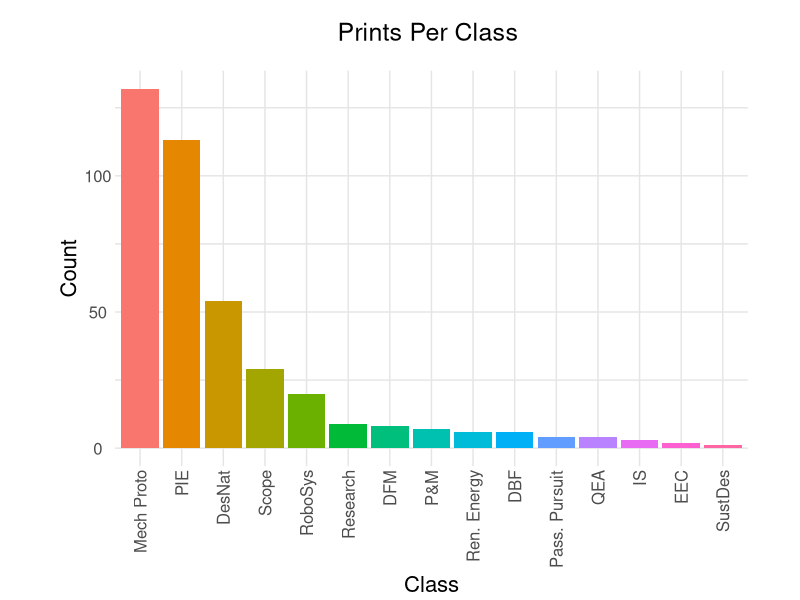
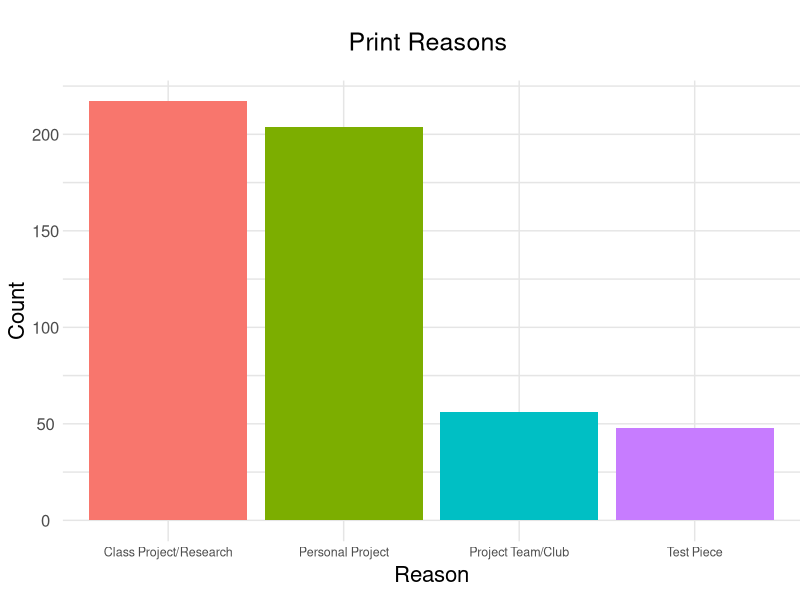
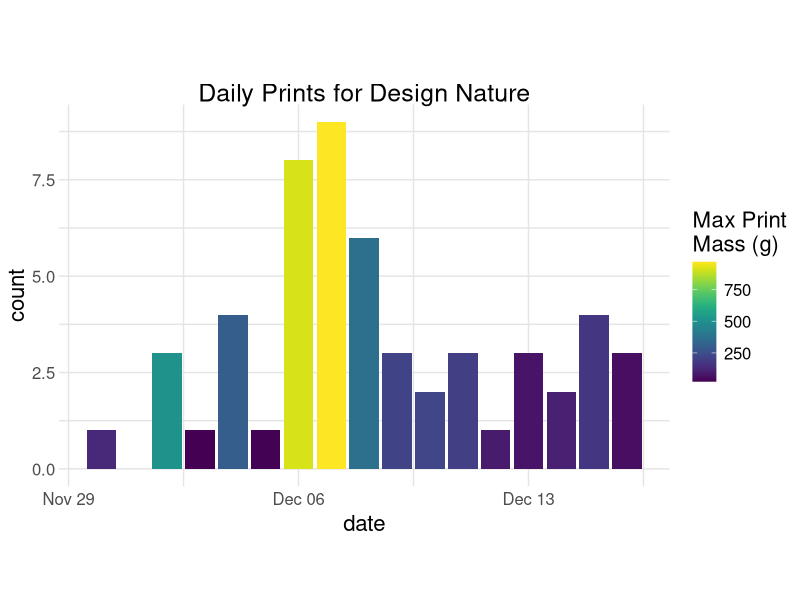
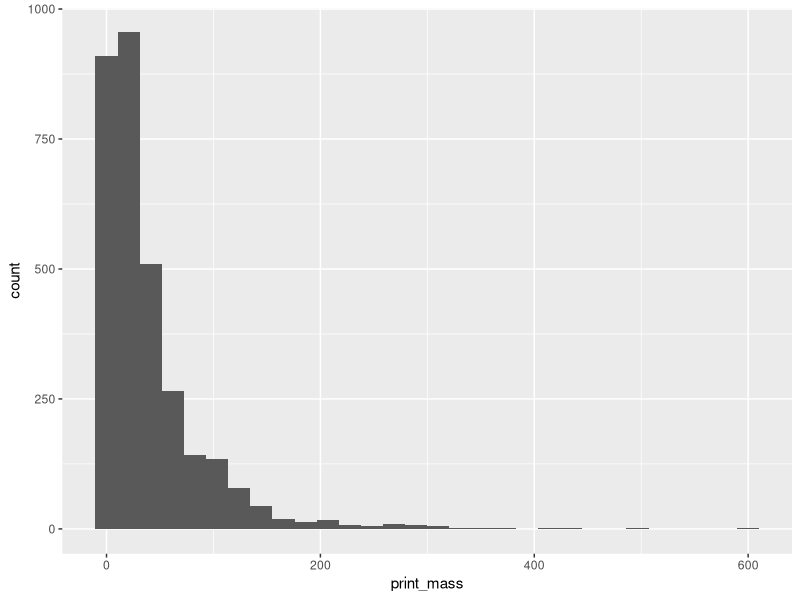
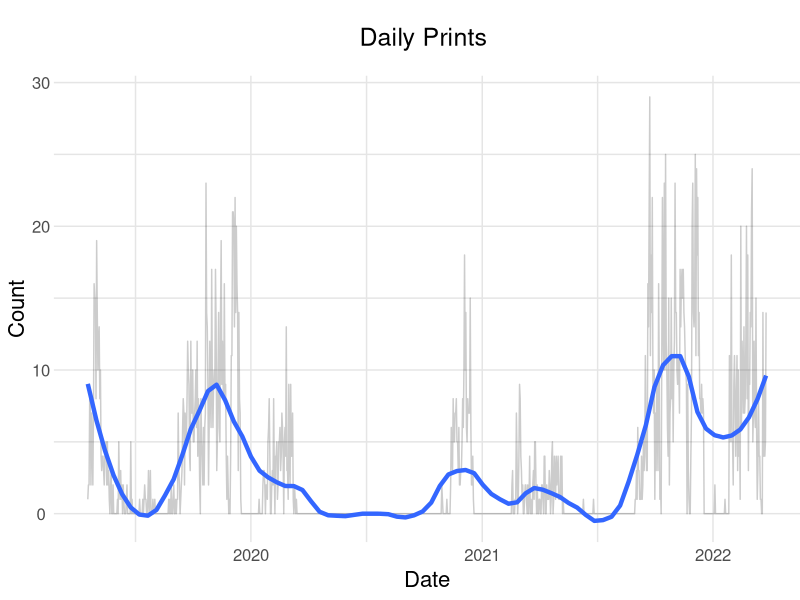
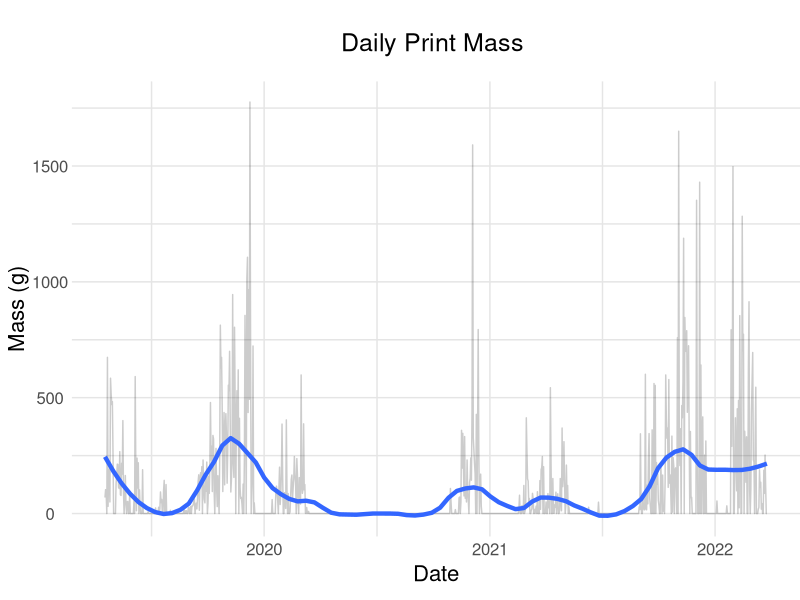
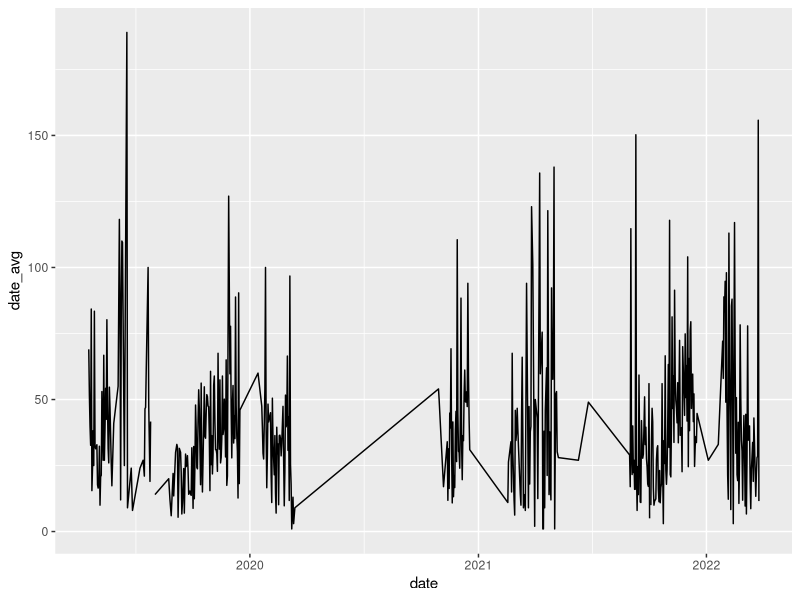
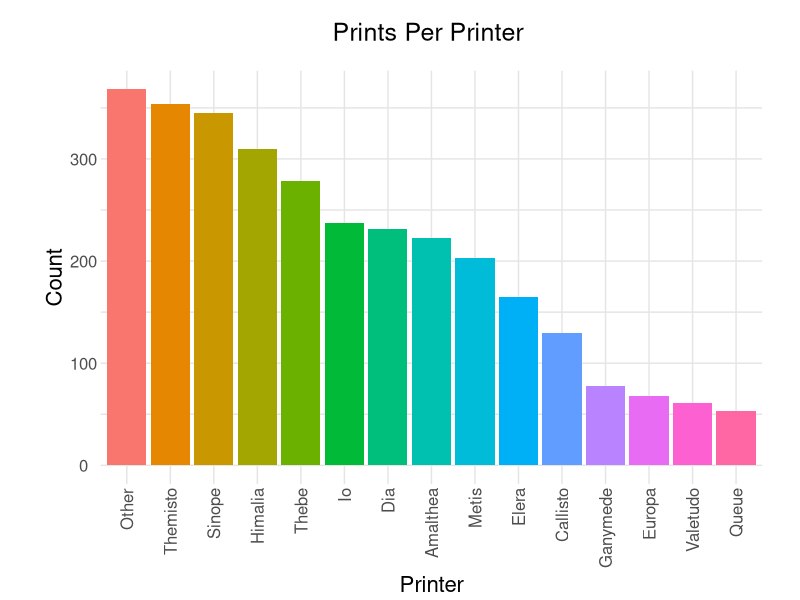

R code for these plots, in order:
## ---- chunk 1
knitr::opts_chunk$set(echo = TRUE)
library(tidyverse)
library(lubridate)
library(chron)
library(viridis)
## ---- chunk 2
theme_common <- function() {
  theme_minimal() %+replace%
  theme(
    axis.text.x = element_text(size = 12),
    axis.text.y = element_text(size = 12),
    axis.title.x = element_text(margin = margin(4, 4, 4, 4), size = 16),
    axis.title.y = element_text(margin = margin(4, 4, 4, 4), size = 16, angle = 90),
    legend.title = element_text(size = 16),
    legend.text = element_text(size = 12),
    strip.text.x = element_text(size = 12),
    strip.text.y = element_text(size = 12),
    panel.grid.major = element_line(color = "grey90"),
    panel.grid.minor = element_line(color = "grey90"),
    aspect.ratio = 10/16,
    plot.margin = unit(c(t = +0.5, b = +0, r = +0, l = +0), "cm"),
    plot.title = element_text(size = 18),
    # plot.title.position = "plot",
    plot.subtitle = element_text(size = 16),
    plot.caption = element_text(size = 12)
  )
}
## ---- chunk 3
df_curr_raw <- read_csv(file = "data/3d_curr.csv")
df_old_raw <- read_csv(file = "data/3d_old.csv")
## ---- chunk 4
df_both_raw <-
  bind_rows(df_curr_raw,df_old_raw)


df_both <- 
  df_both_raw %>% 
  mutate(
    print_mass = str_extract(print_mass_grams, "\\d+"), # extract just mass from print mass
    class = tolower(class), #make class lowercase
    printer = tolower(printer)
  ) %>% 
  #separate into date and time
  separate(timestamp, c("date", "time"), sep = " ", remove = FALSE) %>% 
  transform(
    date = as.Date(date),
    time = chron(time = time),
    print_mass = as.numeric(print_mass)
  )

printers <- c("Himalia", "Elera", "Ganymede", "Callisto", "Thebe", "Themisto",
              "Io", "Metis", "Sinope", "Dia", "Europa", "Queue", 
              "Valetudo", "Amalthea", NA)

df_both <-
  df_both %>% 
  mutate (
    printer = str_replace(printer, "hima.*", "Himalia"),
    printer = str_replace(printer, "elar.*", "Elera"),
    printer = str_replace(printer, "gany.*", "Ganymede"),
    printer = str_replace(printer, "themi.*", "Themisto"),
    printer = str_replace(printer, "cal.*", "Callisto"),
    printer = str_replace(printer, "theb.*", "Thebe"),
    printer = str_replace(printer, "io.*", "Io"),
    printer = str_replace(printer, "met.*", "Metis"),
    printer = str_replace(printer, "sin.*", "Sinope"),
    printer = str_replace(printer, "dia.*", "Dia"),
    printer = str_replace(printer, "euro.*", "Europa"),
    printer = str_replace(printer, ".*que.*", "Queue"),
    printer = str_replace(printer, "val.*", "Valetudo"),
    printer = str_replace(printer, ".*thea.*", "Amalthea"),
    printer = ifelse(printer %in% printers, printer, "Other")
  )

#unique(df_curr$class)

# Standardize each class to ensure pie/principles of integrated engineering are the same/pieeeeeee are the same
df_both <-
  df_both %>% 
  mutate (
    class = str_replace(class, "Desnat|desnT|DesNat|dednat|Des Nat|ddesnat|desnat|desNat|Design Nature", "DesNat"),
    class = str_replace(class, "passion.*", "Pass. Pursuit"),
    class = str_replace(class, "pie.*", "PIE"),
    class = str_replace(class, "dfm|.*manufact.*", "DFM"),
    class = str_replace(class, ".*scope.*", "Scope"),
    class = str_replace(class, ".*indep.*|is.*", "IS"),
    class = str_replace(class, ".*renewable.*", "Ren. Energy"),
    class = str_replace(class, ".*eec.*", "EEC"),
    class = str_replace(class, ".*proto.*", "Mech Proto"),
    class = str_replace(class, ".*qea.*", "QEA"),
    class = str_replace(class, ".*research.*|.*lair.*", "Research"),
    class = str_replace(class, ".*market.*|p&.*|p[[:space:]]&.*", "P&M"),
    class = str_replace(class, ".*sust.*", "SustDes"),
    class = str_replace(class, ".*robos.*", "RoboSys"),
    class = str_replace(class, ".*dbf.*|design[[:space:]]bu.*", "DBF"),
    class = factor(
      class,
      levels = c("Pass. Pursuit", "PIE", "DFM", "Scope", "IS", "DesNat", "Ren. Energy", "EEC", "Mech Proto", "QEA", "Research", "P&M", "SustDes", 
        "RoboSys", "DBF")
    ),
   reason_print = str_replace(reason_print, "Class Project", "Class Project/Research"), #combine since Class Project/Research was created in middle of survey
   reason_print = factor(
     reason_print,
     levels = c("Class Project/Research", "Personal Project", "Project Team/Club", "Test Piece")
   )
  )

## ---- chunk 5
df_both %>% 
  group_by(class) %>% 
  summarize(
    num_class = length(class)
  ) %>% 
  filter(
    !is.na(class)
  ) %>% 
  mutate(
    class = reorder(class, -num_class)
  ) %>%
  ggplot(aes(x = class, y = num_class, fill = class)) +
  geom_col(show.legend = FALSE) +
  theme_common() +
  theme(axis.text.x = element_text(angle = 90, hjust = 1)) +
  labs(
    title = "Prints Per Class \n",
    x = "Class",
    y = "Count"
  )
## ---- chunk 6
df_both %>% 
  count(reason_print) %>% 
  filter(!is.na(reason_print)) %>%
  mutate(
    reason_print = reorder(reason_print, -n)
  ) %>%
  ggplot(aes(x = reason_print, y = n, fill = reason_print)) +
  geom_col(show.legend = FALSE) +
  theme_common() +
  # theme(axis.text.x = element_text(angle = 90, hjust = 1)) +
  theme(axis.text.x = element_text(size = 9)) +
  labs(
    title = "Print Reasons \n",
    x = "Reason",
    y = "Count"
  )

## ---- chunk 7
df_both %>%
  filter(class == "DesNat") %>%
  group_by(date) %>%
  mutate(
    num_per_date = length(date),
    mass_per_date = sum(print_mass, na.rm = TRUE)
  ) %>%
  ggplot(aes(x = date, fill = mass_per_date, group = interaction(date, mass_per_date))) +
  geom_bar() +
  scale_fill_viridis(name = "Max Print \nMass (g)") +
  ggtitle("Daily Prints for Design Nature") +
  theme_common()

## ---- chunk 8
df_both %>% 
  filter(class == "pie") %>%
  group_by(date) %>%
  mutate(
    num_per_date = length(date),
    #mass_max_date = max(print_mass, na.rm = TRUE)
  ) #%>% 
  # ggplot(aes(x = date, fill = mass_max_date, group = interaction(date, mass_max_date))) +
  # geom_bar() +
  # scale_fill_gradient(low = "green", high = "red") +
  # ggtitle("Daily Prints for PIE")
## ---- chunk 9
df_both %>% 
  ggplot(aes(x = print_mass)) +
  geom_histogram() 
## ---- chunk 10
df_both %>% 
  group_by(date) %>% 
  summarize(
    num_per_date = length(date)
  ) %>%
  complete(date = seq.Date(min(date), max(date), by="day")) %>%
  # https://blog.exploratory.io/populating-missing-dates-with-complete-and-fill-functions-in-r-and-exploratory-79f2a321e6b5
  mutate(
    num_per_date = ifelse(is.na(num_per_date), 0, num_per_date)
  ) %>%
  ggplot(aes(x = date, y = num_per_date)) +
  geom_line(alpha = 0.2) +
  geom_smooth(method = "loess", span = 0.2, size = 1.5, se = FALSE) +
  # geom_segment(aes(date,num_per_date,xend=date,yend=0), size=0.01, alpha = 0.2) +
  # geom_point(alpha = 0.1) +
  theme_common() +
  # theme(axis.text.x = element_text(angle = 90, hjust = 1)) +
  # theme(axis.text.x = element_text(size = 9)) +
  labs(
    title = "Daily Prints \n",
    x = "Date",
    y = "Count"
  )
## ---- chunk 11
df_both %>% 
  group_by(date) %>% 
  summarize(
    mass_per_date = sum(print_mass)
  ) %>%
  complete(date = seq.Date(min(date), max(date), by="day")) %>%
  # https://blog.exploratory.io/populating-missing-dates-with-complete-and-fill-functions-in-r-and-exploratory-79f2a321e6b5
  mutate(
    mass_per_date = ifelse(is.na(mass_per_date), 0, mass_per_date)
  ) %>%
  ggplot(aes(x = date, y = mass_per_date)) +
  geom_line(alpha = 0.2) +
  geom_smooth(method = "loess", span = 0.2, size = 1.5, se = FALSE) +
  # geom_segment(aes(date,num_per_date,xend=date,yend=0), size=0.01, alpha = 0.2) +
  # geom_point(alpha = 0.1) +
  theme_common() +
  # theme(axis.text.x = element_text(angle = 90, hjust = 1)) +
  # theme(axis.text.x = element_text(size = 9)) +
  labs(
    title = "Daily Print Mass \n",
    x = "Date",
    y = "Mass (g)"
  )
## ---- chunk 12
# df_old %>% 
#   group_by(date) %>% 
#   mutate(
#     mass_per_date = sum(print_mass, na.rm = TRUE)
#   ) %>% 
#   ggplot(aes(x = date, y = mass_per_date)) +
#   #geom_point() +
#   geom_line() +
#   ggtitle("Daily Prints")
## ---- chunk 13
df_both %>% 
  group_by(date) %>% 
  mutate(
    date_avg = mean(print_mass, na.rm = TRUE)
  ) %>% 
  ggplot(aes(x = date, y = date_avg)) +
  #geom_point() +
  geom_line() 
## ---- chunk 14
# df_both %>% 
#   filter(printer != "other") %>%
#   group_by(printer) %>% 
#   mutate(
#     num_per_printer = length(printer)
#   ) %>% 
#   ggplot(aes(x = printer, y = num_per_printer)) +
#   #geom_point() +
#   geom_col() +
#   theme(axis.text.x = element_text(angle = 90, hjust = 1)) 

## ---- chunk 15
df_both %>% 
  group_by(printer) %>% 
  summarize(
    num_printer = length(printer)
  ) %>% 
  filter(
    !is.na(printer)
  ) %>% 
  mutate(
    printer = reorder(printer, -num_printer)
  ) %>%
  ggplot(aes(x = printer, y = num_printer, fill = printer)) +
  geom_col(show.legend = FALSE) +
  theme_common() +
  theme(axis.text.x = element_text(angle = 90, hjust = 1)) +
  labs(
    title = "Prints Per Printer \n",
    x = "Printer",
    y = "Count"
  )
## ---- chunk 16
unique(df_both$printer)



## ---- chunk 17
df_both %>%
  mutate(
    time=hms(as.character(time)),
    time = hour(time)
  ) %>%
  group_by(time) %>%
  summarize(
    num_print = length(time)
  ) %>%
  ggplot(aes(x = time, y = num_print)) +
  # geom_histogram(aes(x=time),binwidth = 1)
  # geom_line() +
  # geom_point() +
  geom_ribbon(aes(ymax = num_print, ymin = 0), fill = "#00BFC4") +
  scale_x_continuous(breaks = c(0, 4, 8, 12, 16, 20, 24)) +
  theme_common() +
  # theme(axis.text.x = element_text(angle = 90, hjust = 1)) +
  labs(
    title = "Prints by Time of Day \n",
    x = "Day of Week",
    y = "Count"
  )
## ---- chunk 18
df_both %>%
  mutate(
    # day = hms(as.character(time)),
    day = wday(date),
    dayname = wday(date, label = TRUE)
  ) %>%
  group_by(day, dayname) %>%
  summarize(
    num_print = length(day)
  ) %>%
  ggplot(aes(x = day, y = num_print)) +
  # geom_histogram(aes(x=time),binwidth = 1)
  # geom_line() +
  # geom_point() +
  geom_ribbon(aes(ymax = num_print, ymin = 0), fill = "#00BFC4") +
  scale_x_continuous(breaks = c(1,2,3,4,5,6,7),
                     labels = c("Sun", "Mon", "Tue", "Wed", "Thu", "Fri", "Sat")) +
  theme_common() +
  # theme(axis.text.x = element_text(angle = 90, hjust = 1)) +
  labs(
    title = "Prints by Day of Week \n",
    x = "Day of Week",
    y = "Count"
  )
## ---- chunk 19
df_both %>%
  mutate(
    # day = hms(as.character(time)),
    month = month(date),
  ) %>%
  group_by(month) %>%
  summarize(
    num_print = length(month)
  ) %>%
  ggplot(aes(x = month, y = num_print)) +
  # geom_histogram(aes(x=time),binwidth = 1)
  # geom_line() +
  # geom_point() +
  geom_ribbon(aes(ymax = num_print, ymin = 0), fill = "#00BFC4") +
  scale_x_continuous(
    breaks = c(1,2,3,4,5,6,7,8,9,10,11,12),
    labels = c("Jan", "Feb", "Mar", "Apr", "May", "Jun", "Jul", "Aug", "Sep", "Oct", "Nov", "Dec")
  ) +
  theme_common() +
  # theme(axis.text.x = element_text(angle = 90, hjust = 1)) +
  labs(
    title = "Prints by Month \n",
    x = "Month",
    y = "Count"
  )
## ---- chunk 20
df_both %>% 
  summarize(
    total_mass = sum(print_mass, na.rm = TRUE)
  )
## ---- chunk 21
# mass per month
df_both %>% 
  group_by(month = lubridate::floor_date(date, "month")) %>% 
  summarize(mass_per_month = sum(print_mass, na.rm = TRUE)) %>%   
  mutate(
    month_12 = month(month),
    month_12 = factor(
       month_12,
       levels = c("1", "2", "3", "4", "5", "6", "7", "8", "9", "10", "11", "12")
     ) 
  ) %>% 
  ggplot(aes(x = month, y = mass_per_month, fill = month_12)) +
  geom_col() +
  scale_fill_discrete(name = "Month", labels = c("Jan", "Feb", "March", "April", "May", "June", "July", "Aug", "Sept", "Oct", "Nov", "Dec")) +
  theme_common() +
  xlab("Month") +
  ylab("Mass Per Month") +
  ggtitle("Total Mass Per Month")
  #scale_color_manual(labels = c("Jan", "Feb", "March", "April", "May", "June", "July", "Aug", "Sept", "Oct", "Nov", "Dec"))
## ---- chunk 22
df_both %>% 
  group_by(month = lubridate::floor_date(date, "month")) %>% 
  summarize(
    mean_mass = mean(print_mass, na.rm = TRUE),
    median_mass = median(print_mass, na.rm = TRUE),
    max_mass = max(print_mass, na.rm = TRUE)
  ) %>% 
   mutate(
    month_12 = month(month),
    month_12 = factor(
       month_12,
       levels = c("1", "2", "3", "4", "5", "6", "7", "8", "9", "10", "11", "12")
     ) 
  ) %>%
  ggplot(aes(x = month, y = mean_mass, fill = month_12)) +
  geom_col() +
  geom_hline(yintercept = 40.1, linetype = "dashed") +
  scale_fill_discrete(name = "Month", labels = c("Jan", "Feb", "March", "April", "May", "June", "July", "Aug", "Sept", "Oct", "Nov", "Dec"))

## ---- chunk 23
df_both %>% 
  group_by(month = lubridate::floor_date(date, "month")) %>% 
  summarize(
    mean_mass = mean(print_mass, na.rm = TRUE),
    median_mass = median(print_mass, na.rm = TRUE),
    max_mass = max(print_mass, na.rm = TRUE)
  ) %>% 
   mutate(
    month_12 = month(month),
    month_12 = factor(
       month_12,
       levels = c("1", "2", "3", "4", "5", "6", "7", "8", "9", "10", "11", "12")
     ) 
  ) %>%
  ggplot(aes(x = month, y = max_mass, fill = month_12)) +
  geom_col() +
  scale_fill_discrete(name = "Month", labels = c("Jan", "Feb", "March", "April", "May", "June", "July", "Aug", "Sept", "Oct", "Nov", "Dec"))

## ---- chunk 24

## ---- chunk 25
df_both %>% 
  group_by(month = lubridate::floor_date(date, "month")) %>% 
   mutate(
    month_12 = month(month),
    month_12 = factor(
       month_12,
       levels = c("1", "2", "3", "4", "5", "6", "7", "8", "9", "10", "11", "12")
     ) 
  ) %>%
  ggplot(aes(x = month, y = print_mass, fill = month_12, group = month)) +
  # geom_col()
  geom_boxplot(na.rm = TRUE) +
  scale_y_log10() +
  scale_fill_discrete(name = "Month", labels = c("Jan", "Feb", "March", "April", "May", "June", "July", "Aug", "Sept", "Oct", "Nov", "Dec"))
## ---- chunk 26
df_both %>% 
  group_by(month = lubridate::floor_date(date, "month")) %>% 
   mutate(
    month_12 = month(month),
    month_12 = factor(
       month_12,
       levels = c("1", "2", "3", "4", "5", "6", "7", "8", "9", "10", "11", "12")
     ) 
  ) %>%
  ggplot(aes(x = month, y = print_mass, fill = month_12, group = month)) +
  # geom_col()
  geom_boxplot(na.rm = TRUE) +
  scale_fill_discrete(name = "Month", labels = c("Jan", "Feb", "March", "April", "May", "June", "July", "Aug", "Sept", "Oct", "Nov", "Dec"))
## ---- chunk 27
df_both %>% 
  group_by(class) %>% 
  summarize(
    num_class = length(class),
    mean_mass = mean(print_mass, na.rm = TRUE)
  ) %>% 
  filter(
    !is.na(class)
  ) %>% 
  top_n(6, num_class) %>% 
  ggplot(aes(x = reorder(class, -num_class), y = num_class, fill = mean_mass)) +
  geom_col() +
  theme(axis.text.x = element_text(angle = 90, hjust = 1)) +
  xlab("Class") +
  ylab("Count") +
  scale_fill_viridis() +
  ggtitle("Prints Per Class") +
  theme_common()
## ---- chunk 28
df_both %>% 
  group_by(date) %>% 
  summarize(
    num_per_date = length(date)
  ) %>%
  complete(date = seq.Date(ymd("2019-01-01"), ymd("2022-12-31"), by="day")) %>%
  # https://blog.exploratory.io/populating-missing-dates-with-complete-and-fill-functions-in-r-and-exploratory-79f2a321e6b5
  mutate(
    num_per_date = ifelse(is.na(num_per_date), 0, num_per_date)
  ) %>%
  mutate(
    # day = hms(as.character(time)),
    day = yday(date),
    year = as.character(year(date))
  ) %>% 
  ggplot(aes(x = day, y = num_per_date, color = year)) +
  geom_line(alpha = 0.2) +
  geom_smooth(method = "loess", span = 0.2, size = 1, se = FALSE) +
  scale_x_continuous(
    breaks = c(1,32,60,91,121,152,182,213,243,274,304,335),
    labels = c("Jan", "Feb", "Mar", "Apr", "May", "Jun", "Jul", "Aug", "Sep", "Oct", "Nov", "Dec")
  ) +
  # geom_segment(aes(date,num_per_date,xend=date,yend=0), size=0.01, alpha = 0.2) +
  # geom_point(alpha = 0.1) +
  theme_common() +
  # theme(axis.text.x = element_text(angle = 90, hjust = 1)) +
  # theme(axis.text.x = element_text(size = 9)) +
  labs(
    title = "Daily Prints by Day of Year \n",
    x = "Date",
    y = "Count"
  )
## ---- chunk 29
df_both %>% 
  group_by(date) %>% 
  summarize(
    num_per_date = length(date)
  ) %>%
  complete(date = seq.Date(ymd("2019-01-01"), ymd("2022-12-31"), by="day")) %>%
  # https://blog.exploratory.io/populating-missing-dates-with-complete-and-fill-functions-in-r-and-exploratory-79f2a321e6b5
  mutate(
    num_per_date = ifelse(is.na(num_per_date), 0, num_per_date)
  )  %>% 
  mutate(
    # day = hms(as.character(time)),
    day = yday(date),
    year = as.character(year(date)),
    
    #NOTE I know this is so bad but it works and I don't care
    day = ifelse(lubridate::floor_date(date, "month") == "2019-09-01", day - 243, day),
    day = ifelse(lubridate::floor_date(date, "month") == "2020-09-01", day - 243, day),
    day = ifelse(lubridate::floor_date(date, "month") == "2021-09-01", day - 243, day),
    day = ifelse(lubridate::floor_date(date, "month") == "2022-09-01", day - 243, day),
    
    day = ifelse(lubridate::floor_date(date, "month") == "2019-10-01", day - 243, day),
    day = ifelse(lubridate::floor_date(date, "month") == "2020-10-01", day - 243, day),
    day = ifelse(lubridate::floor_date(date, "month") == "2021-10-01", day - 243, day),
    day = ifelse(lubridate::floor_date(date, "month") == "2022-10-01", day - 243, day),
    
    day = ifelse(lubridate::floor_date(date, "month") == "2019-11-01", day - 243, day),
    day = ifelse(lubridate::floor_date(date, "month") == "2020-11-01", day - 243, day),
    day = ifelse(lubridate::floor_date(date, "month") == "2021-11-01", day - 243, day),
    day = ifelse(lubridate::floor_date(date, "month") == "2022-11-01", day - 243, day),
    
    day = ifelse(lubridate::floor_date(date, "month") == "2019-12-01", day - 243, day),
    day = ifelse(lubridate::floor_date(date, "month") == "2020-12-01", day - 243, day),
    day = ifelse(lubridate::floor_date(date, "month") == "2021-12-01", day - 243, day),
    day = ifelse(lubridate::floor_date(date, "month") == "2022-12-01", day - 243, day),
    
    day = ifelse(lubridate::floor_date(date, "month") == "2019-01-01", day + 122, day),
    day = ifelse(lubridate::floor_date(date, "month") == "2020-01-01", day + 122, day),
    day = ifelse(lubridate::floor_date(date, "month") == "2021-01-01", day + 122, day),
    day = ifelse(lubridate::floor_date(date, "month") == "2022-01-01", day + 122, day),
    
    day = ifelse(lubridate::floor_date(date, "month") == "2019-02-01", day + 122, day),
    day = ifelse(lubridate::floor_date(date, "month") == "2020-02-01", day + 122, day),
    day = ifelse(lubridate::floor_date(date, "month") == "2021-02-01", day + 122, day),
    day = ifelse(lubridate::floor_date(date, "month") == "2022-02-01", day + 122, day),
    
    day = ifelse(lubridate::floor_date(date, "month") == "2019-03-01", day + 122, day),
    day = ifelse(lubridate::floor_date(date, "month") == "2020-03-01", day + 122, day),
    day = ifelse(lubridate::floor_date(date, "month") == "2021-03-01", day + 122, day),
    day = ifelse(lubridate::floor_date(date, "month") == "2022-03-01", day + 122, day),
    
    day = ifelse(lubridate::floor_date(date, "month") == "2019-04-01", day + 122, day),
    day = ifelse(lubridate::floor_date(date, "month") == "2020-04-01", day + 122, day),
    day = ifelse(lubridate::floor_date(date, "month") == "2021-04-01", day + 122, day),
    day = ifelse(lubridate::floor_date(date, "month") == "2022-04-01", day + 122, day),
    
    day = ifelse(lubridate::floor_date(date, "month") == "2019-05-01", day + 122, day),
    day = ifelse(lubridate::floor_date(date, "month") == "2020-05-01", day + 122, day),
    day = ifelse(lubridate::floor_date(date, "month") == "2021-05-01", day + 122, day),
    day = ifelse(lubridate::floor_date(date, "month") == "2022-05-01", day + 122, day),
    
    day = ifelse(lubridate::floor_date(date, "month") == "2019-06-01", day + 122, day),
    day = ifelse(lubridate::floor_date(date, "month") == "2020-06-01", day + 122, day),
    day = ifelse(lubridate::floor_date(date, "month") == "2021-06-01", day + 122, day),
    day = ifelse(lubridate::floor_date(date, "month") == "2022-06-01", day + 122, day),
    
    day = ifelse(lubridate::floor_date(date, "month") == "2019-07-01", day + 122, day),
    day = ifelse(lubridate::floor_date(date, "month") == "2020-07-01", day + 122, day),
    day = ifelse(lubridate::floor_date(date, "month") == "2021-07-01", day + 122, day),
    day = ifelse(lubridate::floor_date(date, "month") == "2022-07-01", day + 122, day),
    
    day = ifelse(lubridate::floor_date(date, "month") == "2019-08-01", day + 122, day),
    day = ifelse(lubridate::floor_date(date, "month") == "2020-08-01", day + 122, day),
    day = ifelse(lubridate::floor_date(date, "month") == "2021-08-01", day + 122, day),
    day = ifelse(lubridate::floor_date(date, "month") == "2022-08-01", day + 122, day),
  ) %>% 
  ggplot(aes(x = day, y = num_per_date, color = year)) +
  geom_line(alpha = 0.2) +
  geom_smooth(method = "loess", span = 0.2, size = 1, se = FALSE) +
  # scale_x_continuous(
  #   breaks = c(1,32,60,91,121,152,182,213,243,274,304,335),
  #   labels = c("Jan", "Feb", "Mar", "Apr", "May", "Jun", "Jul", "Aug", "Sep", "Oct", "Nov", "Dec")
  # ) +
  scale_x_continuous(
    breaks = c(1, 31, 62, 92, 123, 154, 182, 213, 243, 274, 304, 335),
    labels = c("Sep", "Oct", "Nov", "Dec", "Jan", "Feb", "Mar", "Apr", "May", "Jun", "Jul", "Aug")
  ) +
  # geom_segment(aes(date,num_per_date,xend=date,yend=0), size=0.01, alpha = 0.2) +
  # geom_point(alpha = 0.1) +
  theme_common() +
  # theme(axis.text.x = element_text(angle = 90, hjust = 1)) +
  # theme(axis.text.x = element_text(size = 9)) +
  labs(
    title = "Daily Prints by Day of Year \n",
    x = "Date",
    y = "Count"
  )
## ---- chunk 30
df_both %>% 
  group_by(date) %>% 
  summarize(
    num_per_day = length(date)
  ) %>% 
  ggplot(aes(x = date, y = num_per_day)) +
  geom_point() +
  geom_smooth() +
  scale_x_date(labels = scales::date_format("%b"), 
               breaks = "1 month") +
  facet_wrap(. ~ lubridate::floor_date(date, "year"), scale = "free_x") +
   theme(axis.text.x = element_text(angle = 90,
                                   vjust = 0.5,
                                   hjust = 1))
## ---- chunk 31
df_both %>% 
  group_by(date) %>% 
  summarize(
    num_per_day = length(date)
  ) %>% 
  ggplot(aes(x = date, y = num_per_day)) +
  geom_point() +
  geom_smooth() +
  scale_x_date(labels = scales::date_format("%b"), 
               breaks = "1 month") +
  facet_wrap(. ~ lubridate::floor_date(date, "year"), scale = "free_x") +
   theme(axis.text.x = element_text(angle = 90,
                                   vjust = 0.5,
                                   hjust = 1))
## ---- chunk 32
# df_both %>% 
#   group_by(date) %>% 
#   summarize(
#     num_per_day = length(date)
#   ) %>% 
#   mutate (
#     year = substring(date, 1, 4),
#     month = substring(date, 6, 10),
#     #month = as.Date(month, format = "%m-%d")
#   )  %>% 
#   ggplot(aes(x = month, y = num_per_day)) +
#   geom_smooth(aes(group = year, color = year)) +
#   scale_x_date(labels = scales::date_format("%b"), 
#                breaks = "1 month")

df_both %>% 
  mutate (
    year = substring(date, 1, 4),
    month = substring(date, 6, 10),
    #month = as.Date(month, format = "%m-%d")
  ) %>% 
  group_by(year, month) %>% 
  summarize(
    num_per_day = length(month)
  ) %>% 
  ggplot(aes(x = as.Date(month, "%m-%d"), y = num_per_day, group = year, color = year)) +
  geom_line() +
  scale_x_date(labels = scales::date_format("%b"), breaks = "1 month") +
  xlab("Date") +
  ylab("Number Prints per Day")

df_both %>% 
  mutate (
    year = substring(date, 1, 4),
    month = substring(date, 6, 10),
    #month = as.Date(month, format = "%m-%d")
  ) %>% 
  group_by(year, month) %>% 
  summarize(
    num_per_day = length(month)
  ) %>% 
  ggplot(aes(x = as.Date(month, "%m-%d"), y = num_per_day, group = year, color = year)) +
  geom_smooth(span = 1) +
  scale_x_date(labels = scales::date_format("%b"), breaks = "1 month") +
  xlab("Date") +
  ylab("Number Prints per Day")


## ---- chunk 33
df_both %>% 
  group_by(year = lubridate::floor_date(date, "year")) %>% 
  summarize(
    total = sum(print_mass, na.rm = TRUE)
    #year = factor(year, levels = c("2019-01-01", "2020-01-01", "2021-01-01", "2022-01-01"))
  ) %>% 
  separate(year, c("year1", "year2"), sep = 4:5, remove = FALSE) %>% 
  ggplot(aes(x = year, y = total, fill = year1)) +
  geom_col(show.legend = FALSE) +
  theme_common() +
  xlab("Year") +
  ylab("Mass (g)") +
  ggtitle("Total Print Mass")
## ---- chunk 34

df_both %>% 
  group_by(year = lubridate::floor_date(date, "year")) %>% 
  summarize(
    total = sum(print_mass, na.rm = TRUE)
    #year = factor(year, levels = c("2019-01-01", "2020-01-01", "2021-01-01", "2022-01-01"))
  ) %>% 
  separate(year, c("year1", "year2"), sep = 4:5, remove = FALSE) %>% 
  ggplot(aes(x = year, y = total)) +
  geom_ribbon(aes(ymax = total, ymin = 0), fill = "#00BFC4") +
  theme_common() +
  xlab("Year") +
  ylab("Mass (g)") +
  ggtitle("Total Print Mass")

## ---- chunk 35
df_both %>% 
  group_by(class) %>% 
  summarize(
    num_class = length(class)
  ) %>% 
  filter(
    !is.na(class)
  ) %>% 
  mutate(
    class = reorder(class, -num_class)
  ) %>%
  top_n(n = 6, num_class) %>% 
  ggplot(aes(x = class, y = num_class, fill = class)) +
  geom_col(show.legend = FALSE) +
  #geom_text(aes(label = num_class), size = 3.5, vjust = -.2, colour = "black") +
  theme_common() +
  theme(axis.text.x = element_text(angle = 90, hjust = 1)) +
  labs(
    title = "Prints Per Class \n",
    x = "Class",
    y = "Count"
  ) 
## ---- chunk 36
unique(df_both_raw$class)

df_both_raw %>%
  filter(str_detect(class, "Desnat|desnT|DesNat|dednat|Des Nat|ddesnat|desnat|desNat|Design Nature"))


df_both %>% 
  filter(class == "DesNat")
## ---- chunk 37
df_both %>% 
  filter(date > as.Date("2021-09-01")) %>% 
  group_by(month = lubridate::floor_date(date, "month")) %>% 
  summarize(
    mean_mass = mean(print_mass, na.rm = TRUE),
    median_mass = median(print_mass, na.rm = TRUE),
    max_mass = max(print_mass, na.rm = TRUE),
    total = length(month)
  ) %>% 
  ggplot(aes(x = month, y = total, fill = factor(month))) +
  geom_col(show.legend = FALSE) +
  theme_common() +
  ggtitle("Prints Per Month") +
    scale_x_date(date_labels="%b",date_breaks  ="1 month")
